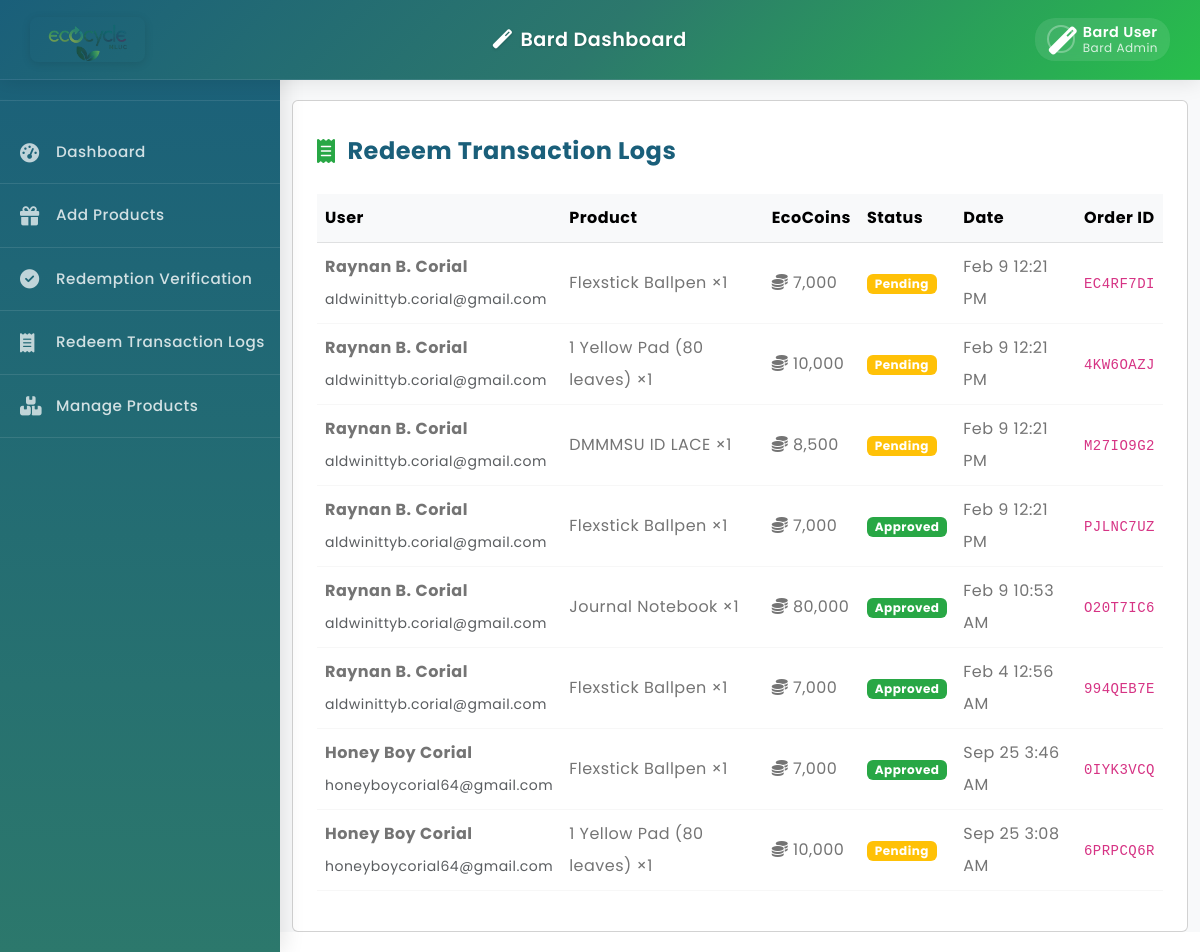
The page /admin/bardredemptionlogs.php on the database its author committed.
### tables this page shows
CREATE TABLE `bardproductsredeem` (
  `redeem_id` int(11) NOT NULL AUTO_INCREMENT,
  `user_id` int(11) NOT NULL,
  `user_type` enum('buyer','seller') NOT NULL,
  `product_id` int(11) NOT NULL,
  `quantity` int(11) NOT NULL DEFAULT 1,
  `ecocoins_spent` int(11) NOT NULL,
  `status` enum('pending','approved','declined','completed') DEFAULT 'pending',
  `created_at` timestamp NOT NULL DEFAULT current_timestamp(),
  `updated_at` timestamp NOT NULL DEFAULT current_timestamp() ON UPDATE current_timestamp(),
  `cost` decimal(10,2) NOT NULL DEFAULT 0.00,
  `order_id` varchar(50) NOT NULL,
  `redeemed_at` datetime NOT NULL DEFAULT current_timestamp(),
  PRIMARY KEY (`redeem_id`)
);

CREATE TABLE `buyers` (
  `buyer_id` int(11) NOT NULL AUTO_INCREMENT,
  `fullname` varchar(100) NOT NULL,
  `username` varchar(50) NOT NULL,
  `phone_number` varchar(20) NOT NULL,
  `email` varchar(100) NOT NULL,
  `password` varchar(255) NOT NULL,
  `address` text DEFAULT NULL,
  `documents` varchar(255) DEFAULT NULL,
  `status` enum('active','blocked') DEFAULT 'active',
  `created_at` timestamp NOT NULL DEFAULT current_timestamp(),
  `updated_at` timestamp NOT NULL DEFAULT current_timestamp() ON UPDATE current_timestamp(),
  `last_login` datetime DEFAULT NULL,
  `ecocoins_balance` decimal(10,2) NOT NULL DEFAULT 0.00,
  `reset_token` varchar(255) DEFAULT NULL,
  `reset_token_expires` datetime DEFAULT NULL,
  `reset_required` tinyint(1) DEFAULT 0,
  `failed_attempts` int(11) DEFAULT 0,
  `last_failed_attempt` datetime DEFAULT NULL,
  PRIMARY KEY (`buyer_id`),
  UNIQUE KEY `username` (`username`),
  UNIQUE KEY `email` (`email`)
);

CREATE TABLE `bardproducts` (
  `id` int(11) NOT NULL AUTO_INCREMENT,
  `name` varchar(255) NOT NULL,
  `description` text DEFAULT NULL,
  `ecocoins_cost` int(11) NOT NULL,
  `stocks` int(11) NOT NULL DEFAULT 0,
  `image` varchar(255) DEFAULT NULL,
  `created_at` timestamp NOT NULL DEFAULT current_timestamp(),
  `updated_at` timestamp NOT NULL DEFAULT current_timestamp() ON UPDATE current_timestamp(),
  PRIMARY KEY (`id`)
);

### admin/bardredemptionlogs.php (the view, shortened to what this page needs)
<?php
require_once '../config/database.php';
include 'bardheader.php';
include 'bardsidebar.php';
$stmt = $pdo->prepare('SELECT r.*, b.fullname, b.email, bp.name as product_name FROM bardproductsredeem r JOIN buyers b ON r.user_id = b.buyer_id JOIN bardproducts bp ON r.product_id = bp.id ORDER BY r.created_at DESC');
$stmt->execute();
$transactions = $stmt->fetchAll();
?>
<!DOCTYPE html>
<html>
<head>
  <link href="https://cdn.jsdelivr.net/npm/bootstrap@5.3.0-alpha3/dist/css/bootstrap.min.css" rel="stylesheet">
  <link rel="stylesheet" href="https://cdnjs.cloudflare.com/ajax/libs/font-awesome/6.4.0/css/all.min.css">
</head>
<body>
<div class="container redeem-logs-panel" style="padding-top:40px;">
  <div class="card p-4">
    <div class="redeem-header">
      <i class="fas fa-receipt"></i>
      <h4>Redeem Transaction Logs</h4>
    </div>
    <table class="table table-hover align-middle" style="margin-top: 16px;">
      <thead class="table-light">
        <tr>
          <th>User</th>
          <th>Product</th>
          <th>EcoCoins</th>
          <th>Status</th>
          <th>Date</th>
          <th>Order ID</th>
        </tr>
      </thead>
      <tbody>
        <?php if (empty($transactions)): ?>
        <tr><td colspan="6" class="text-center">No transactions found.</td></tr>
        <?php else: foreach ($transactions as $t):
          $status_class = match($t['status']) {
            'approved' => 'badge-approved',
            'declined' => 'badge-declined',
            default => 'badge-pending'
          };
        ?>
        <tr>
          <td><strong><?= htmlspecialchars($t['fullname']) ?></strong><br><small class="text-muted"><?= htmlspecialchars($t['email']) ?></small></td>
          <td><?= htmlspecialchars($t['product_name']) ?> ×<?= $t['quantity'] ?></td>
          <td><i class="fas fa-coins"></i> <?= number_format($t['ecocoins_spent']) ?></td>
          <td><span class="badge text-white <?= $status_class ?>"><?= ucfirst($t['status'] ?: 'pending') ?></span></td>
          <td><?= date('M j g:i A', strtotime($t['created_at'])) ?></td>
          <td><code><?= htmlspecialchars($t['order_id']) ?></code></td>
        </tr>
        <?php endforeach; endif; ?>
      </tbody>
    </table>
  </div>
</div>
</body>
</html>

### style.css (style rules this page uses)
body { font-family: 'Poppins', sans-serif; --heading-font : "Inter", sans-serif; --bs-link-color: #333; --bs-link-hover-color:#333; --bs-link-color-rgb: 40,40,40; --bs-link-hover-color-rgb: 0,0,0; --bs-light-rgb: 248, 248, 248; --bs-font-sans-serif: "Inter", sans-serif; --bs-body-font-family: 'Poppins', sans-serif; --bs-body-font-size: 1rem; --bs-body-font-weight: 400; --bs-body-line-height: 2; --bs-body-color: #747474; --bs-primary: #6BB252; --bs-primary-rgb: 107, 178, 82; --bs-secondary: #364127; --bs-secondary-rgb: 54, 65, 39; --bs-danger: #F95F09; --bs-danger-rgb: 249, 95, 9; --bs-success: #a3be4c; --bs-success-rgb: 163, 190, 76; --bs-primary-bg-subtle: #FFF9EB; --bs-success-bg-subtle: #eef5e5; --bs-border-color: #F7F7F7; }
body { letter-spacing: 0.03em; }
h1,h2,h3,h4,h5,h6 { font-family: 'Poppins', sans-serif; color: var(--bs-dark); font-weight: 700; }
.container, .container-fluid, .container-lg, .container-md, .container-sm, .container-xl, .container-xxl { --bs-gutter-x: 3rem; }

### admin/bardheader.php (style rules this page uses)
body { padding-top: 80px; font-family: 'Poppins', sans-serif; background-color: #f8f9fa; }

### admin/bardredemptionlogs.php (style rules this page uses)
.redeem-logs-panel { position: fixed; left: 280px; top: 60px; width: calc(100% - 280px); z-index: 200; background: #f8f9fa; overflow-y: auto; height: calc(100vh - 80px); bottom: 0; }
.badge-pending { background: #ffc107; }
.badge-approved { background: #28a745; }
.redeem-header { display: flex; align-items: center; padding: 12px 0; border-bottom: 3px solid linear-gradient(135deg, #28a745, #20c997); }
.redeem-header i { font-size: 1.5rem; margin-right: 12px; color: #28a745; }
.redeem-header h4 { margin: 0; color: #1a5f7a; font-weight: 700; }

### rows shown on the page
bardproductsredeem: buyers.fullname "Raynan B. Corial", buyers.email "aldwinittyb.corial@gmail.com", bardproducts.name "Flexstick Ballpen", quantity "1", ecocoins_spent "7,000", status "Pending", created_at "Feb 9 12:21 PM", order "EC4RF7DI"
bardproductsredeem: buyers.fullname "Raynan B. Corial", buyers.email "aldwinittyb.corial@gmail.com", bardproducts.name "1 Yellow Pad (80 leaves)", quantity "1", ecocoins_spent "10,000", status "Pending", created_at "Feb 9 12:21 PM", order "4KW6OAZJ"
bardproductsredeem: buyers.fullname "Raynan B. Corial", buyers.email "aldwinittyb.corial@gmail.com", bardproducts.name "DMMMSU ID LACE", quantity "1", ecocoins_spent "8,500", status "Pending", created_at "Feb 9 12:21 PM", order "M27IO9G2"
bardproductsredeem: buyers.fullname "Raynan B. Corial", buyers.email "aldwinittyb.corial@gmail.com", bardproducts.name "Flexstick Ballpen", quantity "1", ecocoins_spent "7,000", status "Approved", created_at "Feb 9 12:21 PM", order "PJLNC7UZ"
bardproductsredeem: buyers.fullname "Raynan B. Corial", buyers.email "aldwinittyb.corial@gmail.com", bardproducts.name "Journal Notebook", quantity "1", ecocoins_spent "80,000", status "Approved", created_at "Feb 9 10:53 AM", order "O20T7IC6"
bardproductsredeem: buyers.fullname "Raynan B. Corial", buyers.email "aldwinittyb.corial@gmail.com", bardproducts.name "Flexstick Ballpen", quantity "1", ecocoins_spent "7,000", status "Approved", created_at "Feb 4 12:56 AM", order "994QEB7E"
bardproductsredeem: buyers.fullname "Honey Boy Corial", buyers.email "honeyboycorial64@gmail.com", bardproducts.name "Flexstick Ballpen", quantity "1", ecocoins_spent "7,000", status "Approved", created_at "Sep 25 3:46 AM", order "0IYK3VCQ"
bardproductsredeem: buyers.fullname "Honey Boy Corial", buyers.email "honeyboycorial64@gmail.com", bardproducts.name "1 Yellow Pad (80 leaves)", quantity "1", ecocoins_spent "10,000", status "Pending", created_at "Sep 25 3:08 AM", order "6PRPCQ6R"
